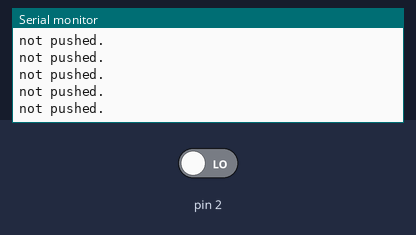
A sketch run on a simulated Arduino Uno, built with avr-gcc and run on an emulated ATmega328P. On the bench: the last lines printed to the serial monitor. The inputs (shaded band) are chosen by the test bench; at power-on: pin 2 LOW.

Above: at 1.2 s.
1.3 s: pin 2 driven HIGH
At 2.3 s:
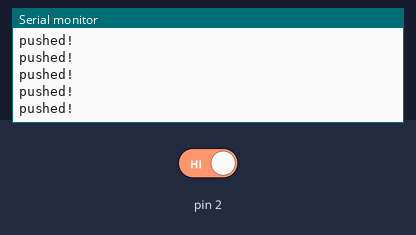
3.2 s: pin 2 driven LOW
At 4.2 s:
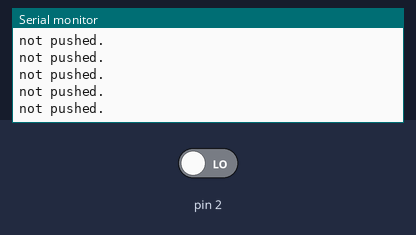
10.7 s: pin 2 driven HIGH
At 11.5 s:
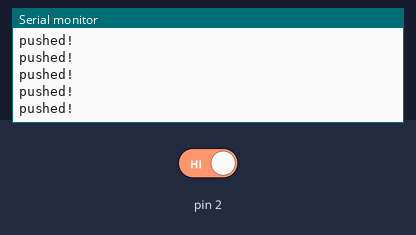
16.7 s: pin 2 driven LOW
At 17.8 s:
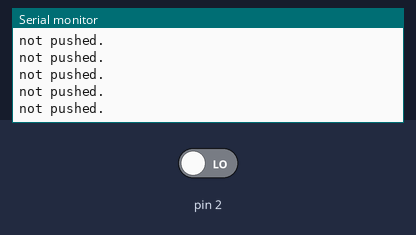
19.7 s: pin 2 driven HIGH
At 20.6 s:
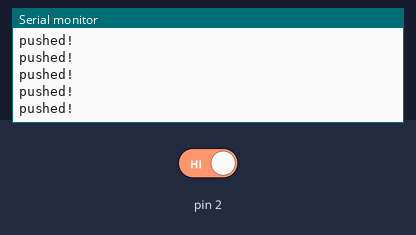

Measured:
- after the input at 1.3 s, the serial monitor: prints a new line after 0.08 s (image 1)
- after the input at 10.7 s, the serial monitor: prints a new line after 0.07 s (image 3)
- after the input at 16.7 s, the serial monitor: prints a new line after 0.07 s (image 4)

The sketch:

2_notes_if_else.ino
```cpp
/*
   The entire structure of programming is these four parts:
   1. Variables - saving something for later (using memory)
   2. Functions - defining a set of instructions that can be used over and over
   3. If / Else statements - running code depending on some conditions
   4. Loops - repeating a block of code over and over until we have some reason to stop. ex for loops and while loops
*/

int buttonState;

void setup() {
  Serial.begin(9600);
}

void loop() {

  //Find out if the button on pin 2 is pushed or not.
  buttonState = digitalRead(2);

  /*
   * 3. If / Else Statements
   * We use If / Else statements to run some code depending on a condition.
   * Here, we are printing one message if the button is pushed, or something else if it is not pushed.
   */
  if(buttonState == 1) {

    printMyMessage("pushed!");

  } else {

    printMyMessage("not pushed.");

  }

}

/*
 * This function uses some "parameters", or input.
 * We can call the parameter anything we want, but we need to tell the function what type of data to expect.
 * So for this function, you can send it any data that is a String. Inside the function, you can refer to that data
 * with the name messageToPrint.
 */
void printMyMessage(String messageToPrint) {

  Serial.println(messageToPrint);

}
```
